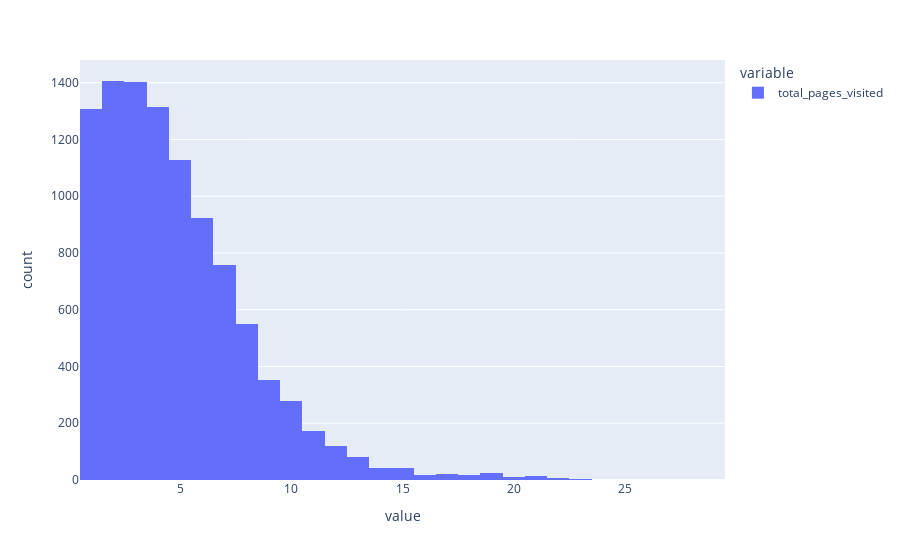

This figure's notebook cell:
### Code cell
fig = px.histogram(data_sample["total_pages_visited"])
fig.show()

### Figure 1 — Plotly figure (JSON) as saved in the notebook; plotly's stock layout.template omitted (floating-point values rounded to 4 significant figures; data arrays with more than 128 entries replaced by an {"elided": "..."} marker saying what was removed)
{"data": [{"bingroup": "x", "hovertemplate": "variable=total_pages_visited<br>value=%{x}<br>count=%{y}<extra></extra>", "legendgroup": "total_pages_visited", "marker": {"color": "#636efa", "pattern": {"shape": ""}}, "name": "total_pages_visited", "orientation": "v", "showlegend": true, "type": "histogram", "x": {"elided": "10000 int values"}, "xaxis": "x", "yaxis": "y"}], "layout": {"barmode": "relative", "legend": {"title": {"text": "variable"}, "tracegroupgap": 0}, "margin": {"t": 60}, "xaxis": {"anchor": "y", "domain": [0, 1], "title": {"text": "value"}}, "yaxis": {"anchor": "x", "domain": [0, 1], "title": {"text": "count"}}}}
